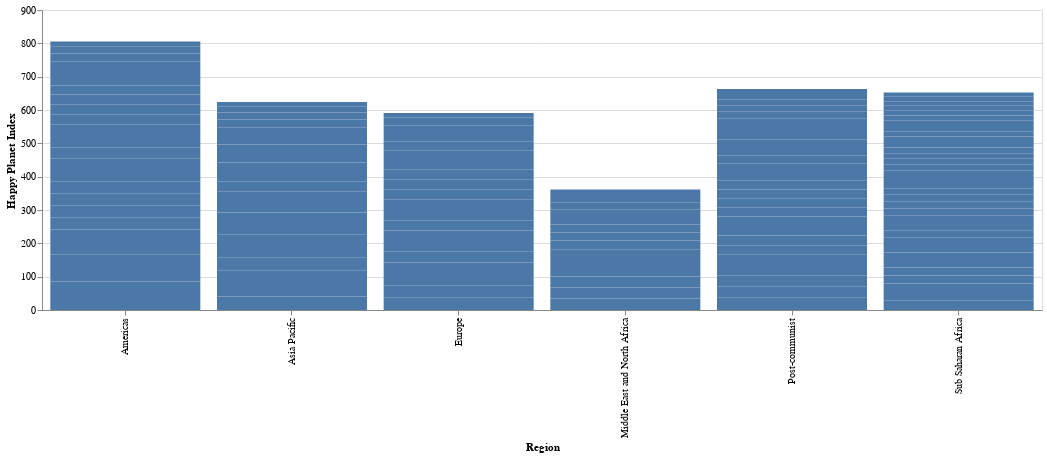

The notebook cell this image was saved under:
### Code cell
alt.Chart(hpi_df).mark_bar().encode(
x='Region:N',
y = 'Happy Planet Index:Q'
).properties(width = 1000)

### Figure 1 — Vega-Lite specification as saved in the notebook (floating-point values rounded to 4 significant figures; data arrays with more than 128 entries replaced by an {"elided": "..."} marker saying what was removed)
{"config": {"view": {"continuousWidth": 400, "continuousHeight": 300}}, "data": {"name": "data-06c1dbec64553b487ce4599ce4c93c9b"}, "mark": "bar", "encoding": {"x": {"field": "Region", "type": "nominal"}, "y": {"field": "Happy Planet Index", "type": "quantitative"}}, "width": 1000, "$schema": "https://vega.github.io/schema/vega-lite/v4.17.0.json", "datasets": {"data-06c1dbec64553b487ce4599ce4c93c9b": {"elided": "140 records"}}}
